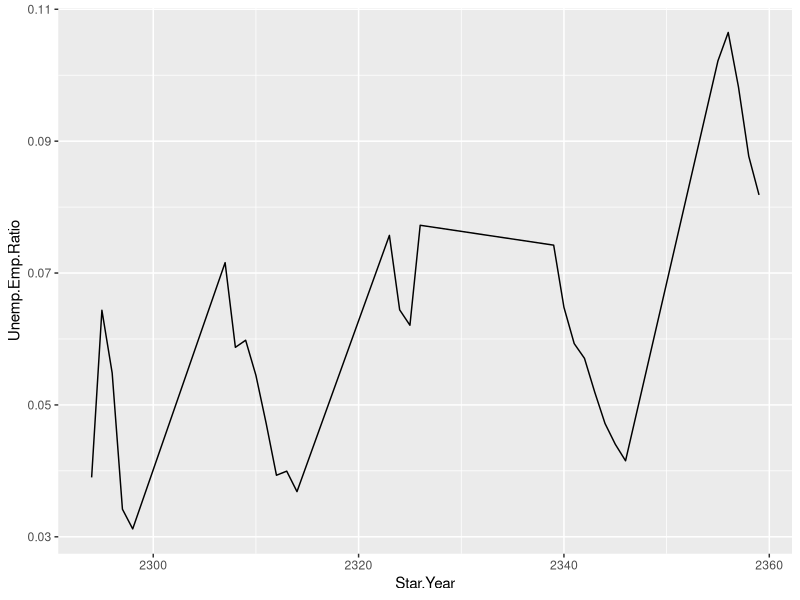
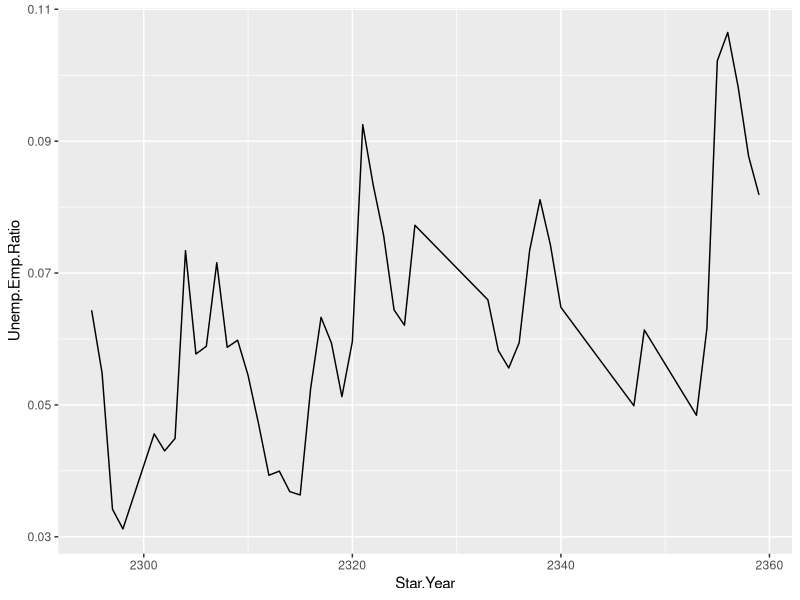
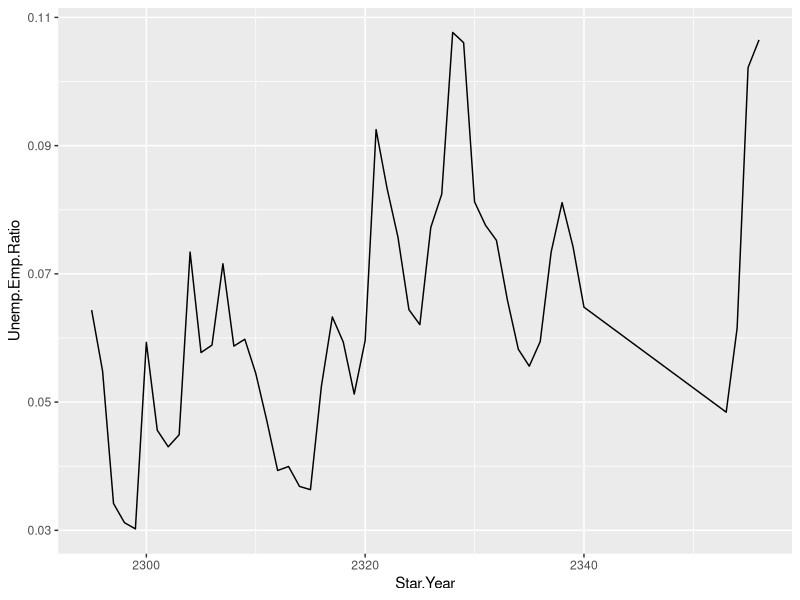
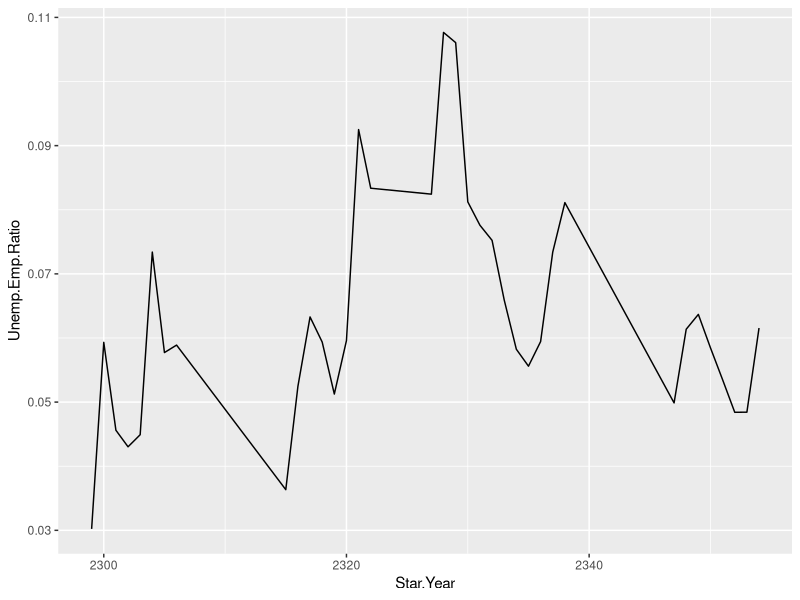
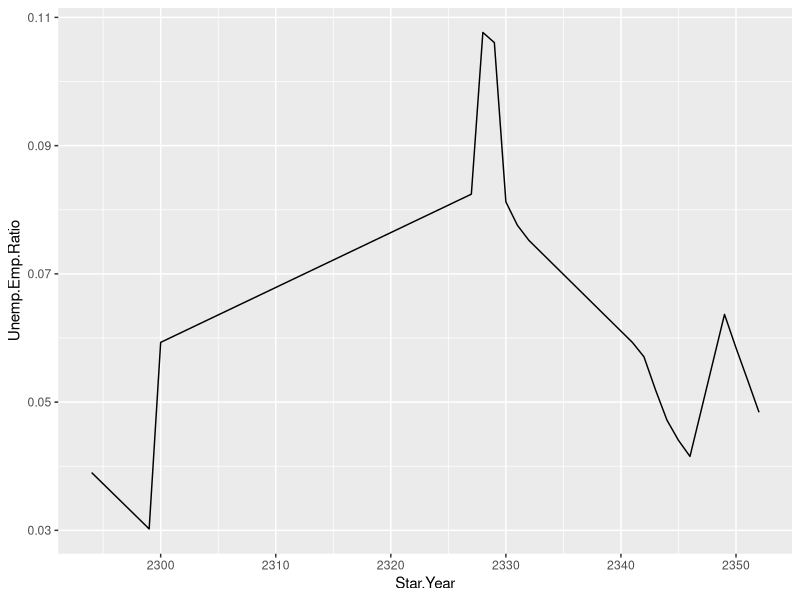
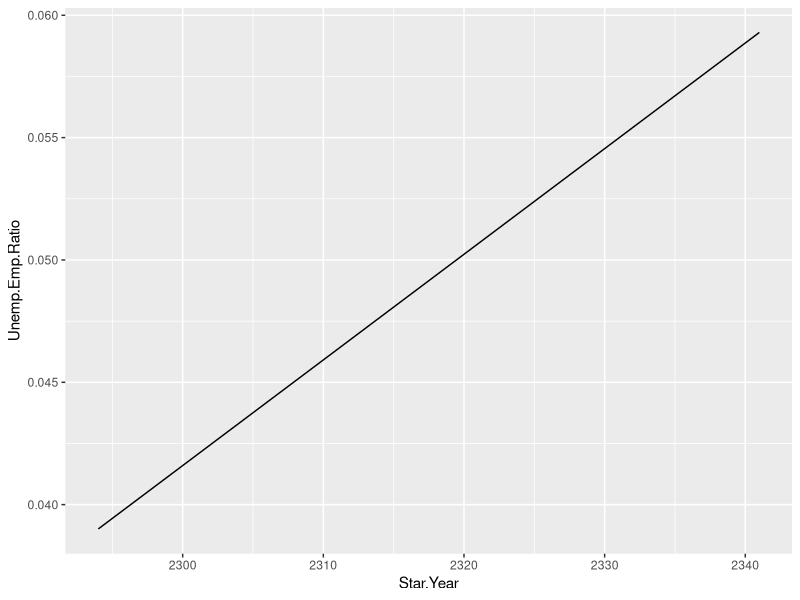
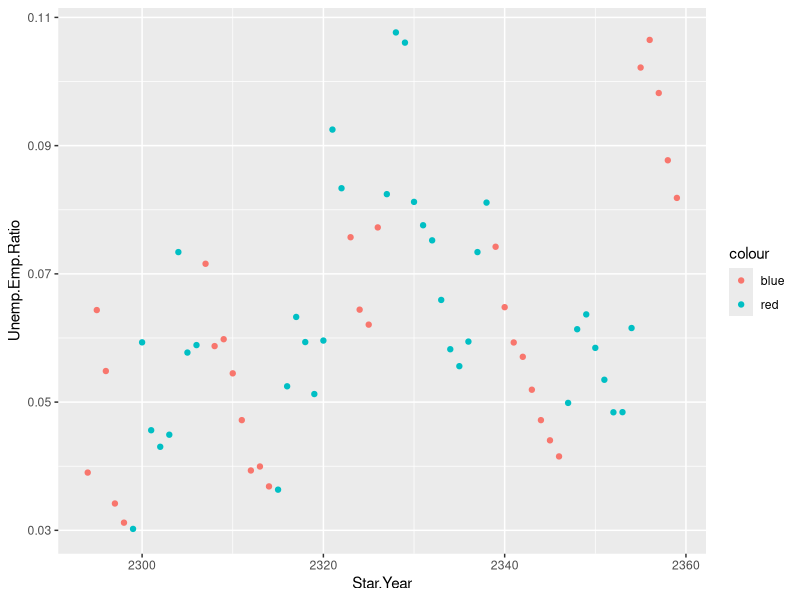
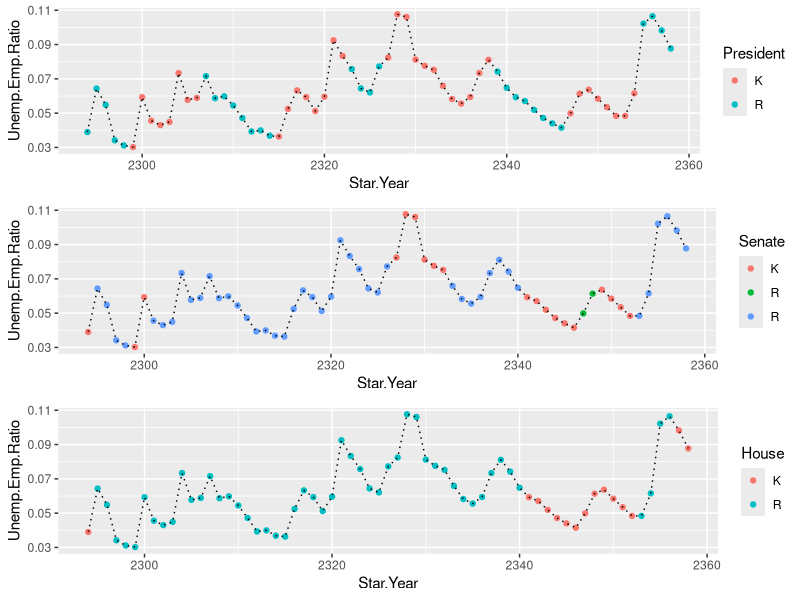

Source code (R) for these figures, in order:
## ---- chunk 1
employment <- read.csv("Employment.csv")
monthly <- read.csv("MonthlySample.csv")
unemployment <- read.csv("Unemployment.csv")
party <- read.csv("PartyControl.csv")


m1 <- merge(employment, unemployment, by.x = "Star.Year", by.y = "Star.Year")
merged_f <- merge(m1,party,by.x = "Star.Year", by.y = "Star.Year")
merged_f$Annual.Average.x <- NULL
merged_f$Annual.Average.y <- NULL
write.csv(merged_f,"party_all.csv")


ratio_mat <- unemployment[,2:13]/employment[,2:13]
#ratio_mat[,1] <- employment[,1]
ratio_mat <- data.frame(ratio_mat)
ratio_mat$Star.Year <- employment$Star.Year
write.csv(ratio_mat,"ratio_frame.csv")

ratio_mat$prez <- merged_f$President
ratio_mat$senate <- merged_f$Senate
ratio_mat$house <- merged_f$House



ratio_t <- data.frame(t(ratio_mat))
write.csv(ratio_t,"ratio.csv")
colnames(ratio_t) <- seq(2294,2358,1)

colnames(ratio_mat) <- c("January","February","March", "April", "May", "June",
                         "July", "August", "September","October","November","December","Star.Year")
write.csv(ratio_mat,"ratio.csv")

## ---- chunk 2
library(ggplot2)
library(gridExtra)

party$Senate <- as.factor(party$Senate)

#Biased Romulan Unemployment
romulan_prez_data <- subset(party, President == "R")


#Romulan President Unemployment
romulan_results2 <- ggplot(data = romulan_prez_data,aes(x=Star.Year, y=Unemp.Emp.Ratio))+geom_line()
romulan_results2

#Romulan Senate
romulan_senate_data <- subset(party, Senate == "R " | Senate == "R")
romulan_results3 <- ggplot(data = romulan_senate_data,aes(x=Star.Year, y=Unemp.Emp.Ratio))+geom_line()
romulan_results3

#Romulan HoR
romulan_house_data <- subset(party, House == "R " | House == "R")
romulan_results4 <- ggplot(data = romulan_house_data,aes(x=Star.Year, y=Unemp.Emp.Ratio))+geom_line()
romulan_results4




klingon_prez_data <- subset(party, President == "K")
klingon_results1 <- ggplot(data = klingon_prez_data,aes(x=Star.Year, y=Unemp.Emp.Ratio))+geom_line()
klingon_results1

klingon_senate_data <- subset(party, Senate == "K ")
klingon_results2 <- ggplot(data = klingon_senate_data,aes(x=Star.Year, y=Unemp.Emp.Ratio))+geom_line()
klingon_results2

klingon_house_data <- subset(party, House == "K " & Star.Year < 2342)
klingon_results3 <- ggplot(data = klingon_house_data,aes(x=Star.Year, y=Unemp.Emp.Ratio))+geom_line()
klingon_results3






## ---- chunk 3


plot1 <- ggplot(data = klingon_prez_data, aes(Star.Year)) + 
      geom_point(aes(y = Unemp.Emp.Ratio, colour = "red"))

plot1+geom_point(data = romulan_prez_data, aes(y = Unemp.Emp.Ratio, colour = "blue"))


plot2 <- ggplot(data = merged_f, aes(Star.Year)) + 
    geom_point(aes(y = Unemp.Emp.Ratio, color = President))
plot2<-plot2+geom_line(aes(y = Unemp.Emp.Ratio),linetype="dotted")

plot3 <- ggplot(data = merged_f, aes(Star.Year)) + 
    geom_point(aes(y = Unemp.Emp.Ratio, color = Senate))
plot3<-plot3+geom_line(aes(y = Unemp.Emp.Ratio),linetype="dotted")

plot4 <- ggplot(data = merged_f, aes(Star.Year)) + 
    geom_point(aes(y = Unemp.Emp.Ratio, color = House))
plot4<-plot4+geom_line(aes(y = Unemp.Emp.Ratio),linetype="dotted")

grid.arrange(plot2,plot3,plot4, ncol=1)



diffvec <- diff(merged_f$Unemp.Emp.Ratio)
diffvec <- c(0,diffvec)

merged_f$diffv <- diffvec
num_House <- as.numeric(substr(merged_f$House.Majority.., 1, 2))
for(i in 1:65) 
{
  if(merged_f$House[i] == "R" | merged_f$House[i] == "R ")
  {
    
    num_House[i] <- num_House[i] - 50
  }
  else{
    num_House[i] <- 50 - num_House[i] 
    
  }

}

merged_f$house_skew <- num_House



p<-ggplot(merged_f[9:65,], aes(x=house_skew, y=diffv)) +
  geom_point() +
  lims(x=c(-20,20), y = c(-0.03,0.05)) +
  theme_minimal() +  
  geom_vline(xintercept = 0) + geom_hline(yintercept = 0) 
p




num_Senate <- as.numeric(substr(merged_f$Senate.Majority.., 1, 2))
for(i in 1:65) 
{
  if(merged_f$Senate[i] == "R" | merged_f$Senate[i] == "R ")
  {
    
    num_Senate[i] <- num_Senate[i] - 50
  }
  else{
    num_Senate[i] <- 50 - num_Senate[i] 
    
  }

}

merged_f$senate_skew <- num_Senate

p2<-ggplot(merged_f[13:65,], aes(x=senate_skew, y=diffv)) +
  geom_point() +
  lims(x=c(-10,18), y = c(-0.03,0.05)) +
  theme_minimal() +  
  geom_vline(xintercept = 0) + geom_hline(yintercept = 0) 
p2



employment_t <- t(employment)

reshape <- function(df) {
  fin <- c()
  for(i in 1:65)
  {
    
    
    
  }

  
  
}



